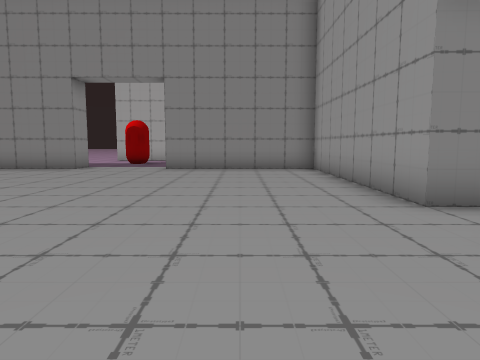
View 1 (above)

23 first-person views from a walk through a 3-D level made in the Unity game engine. The camera is 1.5 m above the floor, tilts 6° down and sees 70° across. The floor is counted in squares, 1.8 m on a side. Each view is taken from the middle of a square. On the plan, view 1 faces up. The plan holds only what a view shows up to about 12 squares ahead; the rest is blank. The place goes on beyond the plan. The player is left out. Some surface patterns are stand-ins.

View 2
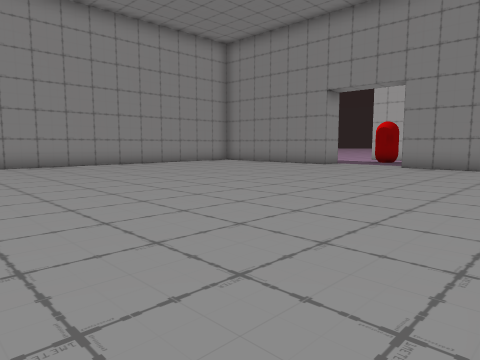

View 3
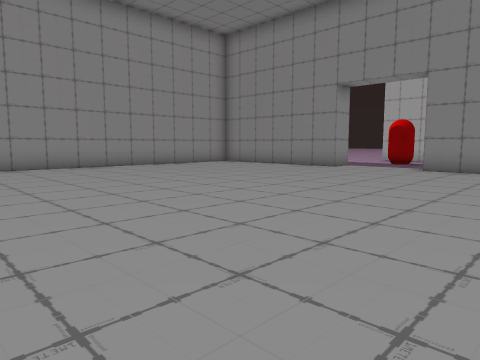

View 4
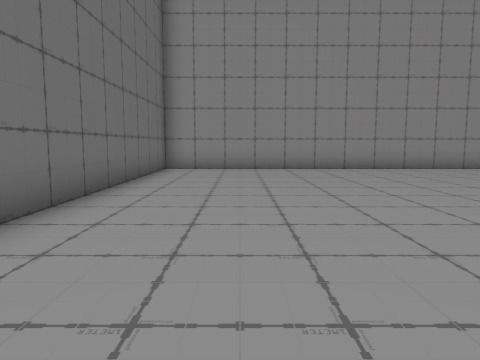

View 5
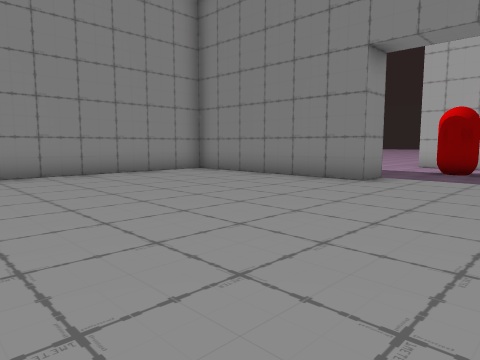

View 6
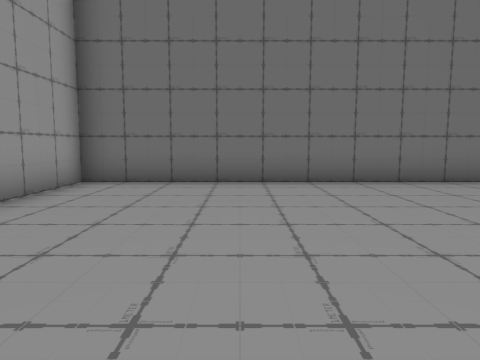

View 7
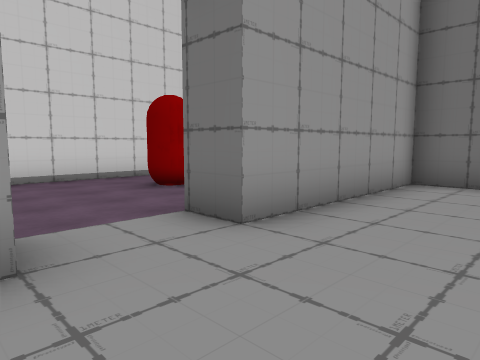

View 8
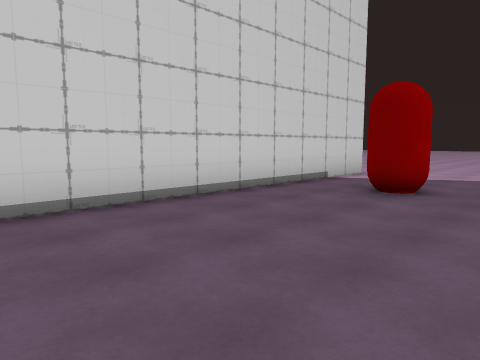

View 9
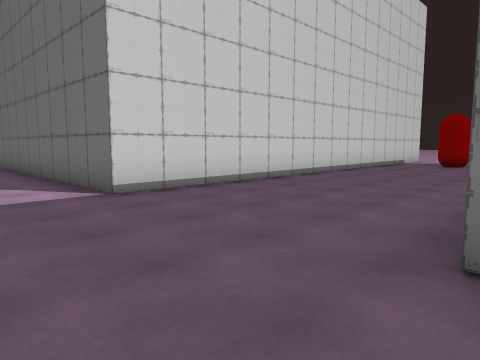

View 10
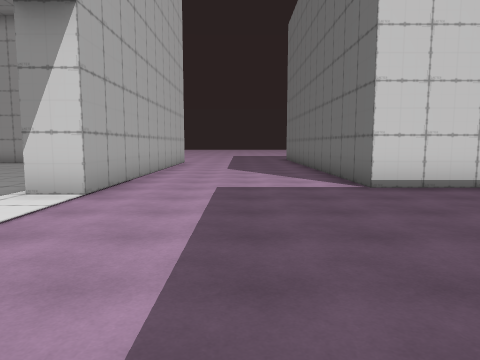

View 11
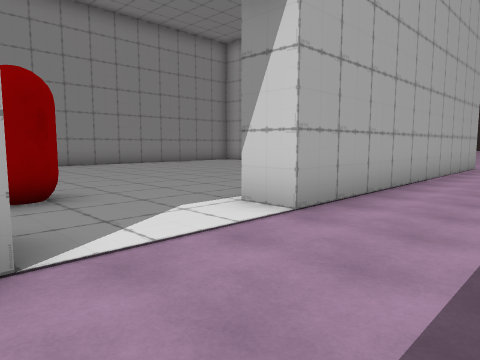

View 12
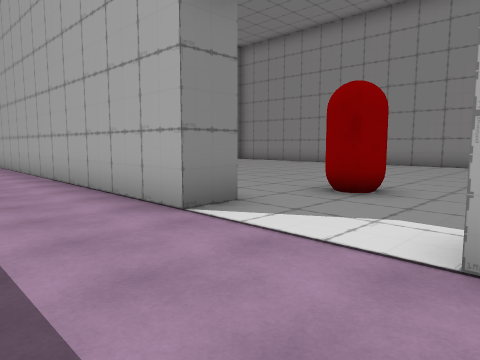

View 13
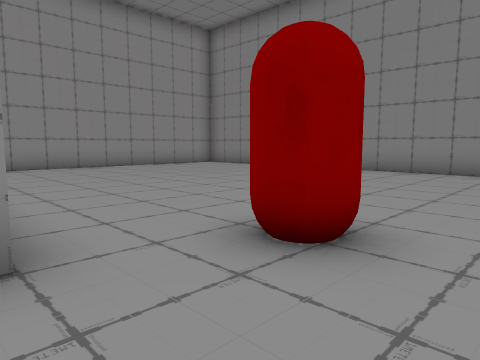

View 14
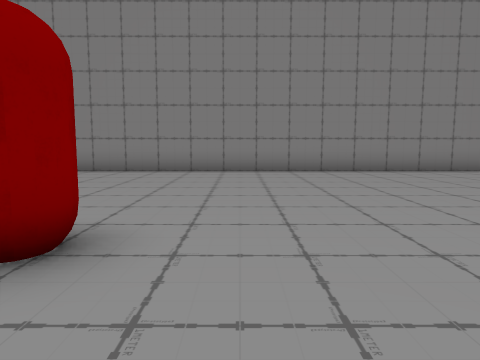

View 15
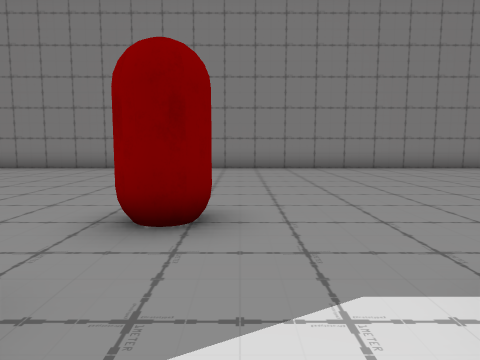

View 16
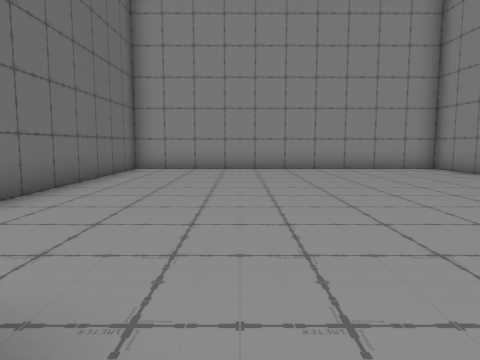

View 17
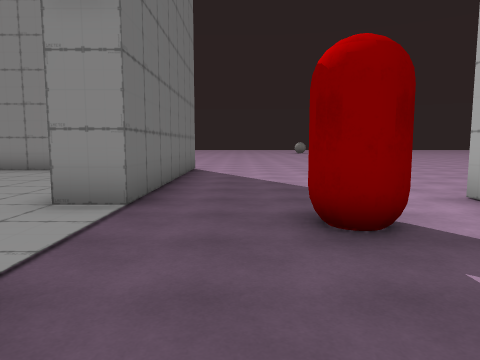

View 18
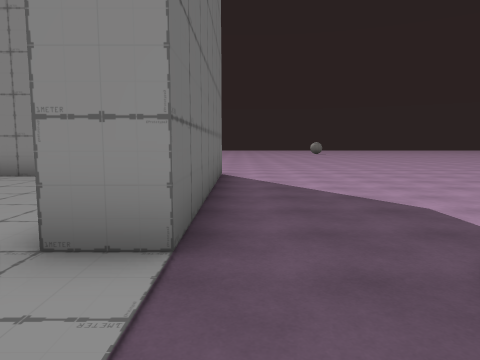

View 19
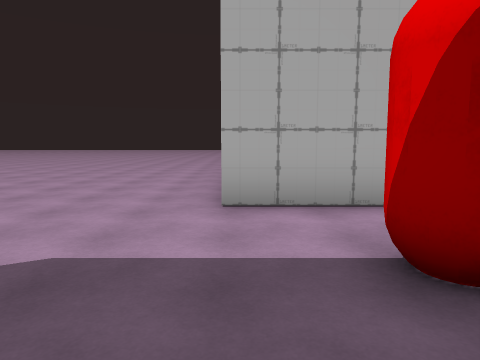

View 20
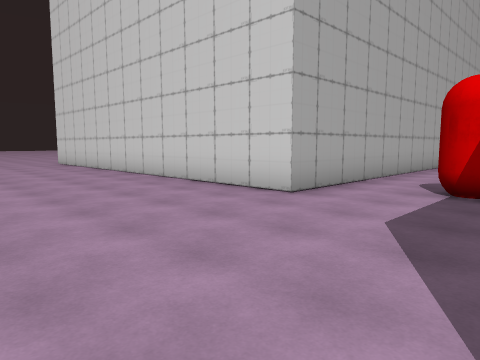

View 21
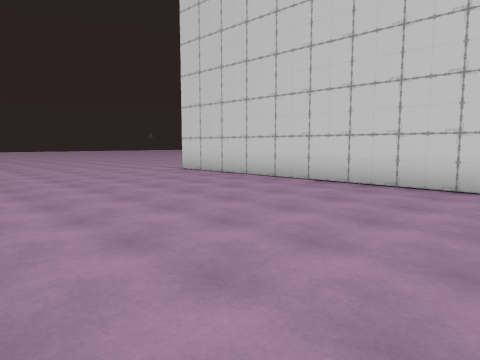

View 22
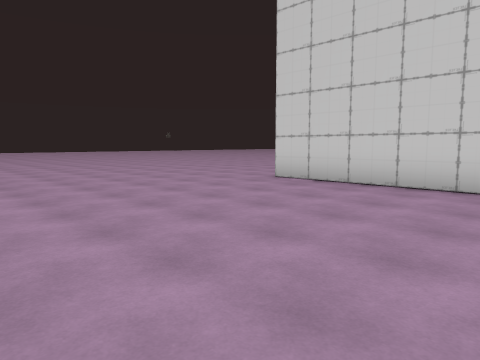

View 23
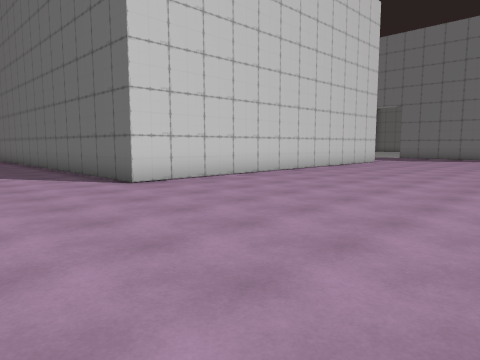

### Floor plan
Points are (right, up) in squares from view 1. A wall is a line through its corners. A room is listed if a view was taken in it or the views show most of it. See-through windows are left out.
Room 1 (views 1, 2, 3, 4, 5, 6, 7)
walls: (-5.5, 11.5) (-11.5, 11.5) (-11.5, -2.5) (2.5, -2.5) (2.5, 2.5); (2.5, 4.5) (2.5, 11.5) (-2.5, 11.5)
ways out: opening at (-4, 12) to room 2; opening at (3, 3.5) to room 2
Room 2 (views 8, 9, 10, 11, 12, 13, 14, 15, 16, 17, 18, 19, 20, 21, 22, 23)
walls: (4.5, 18.5) (4.5, 17.5) (-6.2, 17.5) (-6.2, 29.5) (0.6, 29.5); (12.5, 17.5) (7.5, 17.5) (7.5, 18.5); (3.2, 4.5) (2.5, 4.5); (-12.4, 12.5) (-5.5, 12.5) (-5.5, 11.5); (2.5, 2.5) (3.6, 2.5); (12.5, 28.5) (-5.5, 28.5) (-5.5, 18.5) (1.1, 18.5); (8.5, -2.5) (8.5, 12.5) (12.5, 12.5)
ways out: opening at (-4, 12) to room 1; opening at (3, 3.5) to room 1
objects: red capsule (-5, 15) to (-4, 15); red capsule (5, 21); red capsule (6, 1)

Where each view was taken, in squares from view 1:
view 1: 0 up, 0 right, facing up
view 2: 1 down, 2 right, facing up-left
view 3: 0 up, 1 right, facing up-left
view 4: 0 up, 0 right, facing left
view 5: 4 up, 2 left, facing up-left
view 6: 5 up, 1 left, facing down
view 7: 5 up, 0 right, facing down-right
view 8: 7 up, 4 right, facing down-right
view 9: 15 up, 3 right, facing down-right
view 10: 15 up, 2 right, facing right
view 11: 15 up, 4 right, facing up-right
view 12: 15 up, 8 right, facing up-left
view 13: 18 up, 7 right, facing up-left
view 14: 18 up, 7 right, facing up
view 15: 17 up, 6 right, facing up
view 16: 22 up, 6 right, facing left
view 17: 14 up, 1 left, facing left
view 18: 13 up, 3 left, facing left
view 19: 13 up, 6 left, facing up
view 20: 14 up, 11 left, facing up-right
view 21: 20 up, 13 left, facing up-right
view 22: 24 up, 13 left, facing up-right
view 23: 33 up, 13 left, facing down-right
